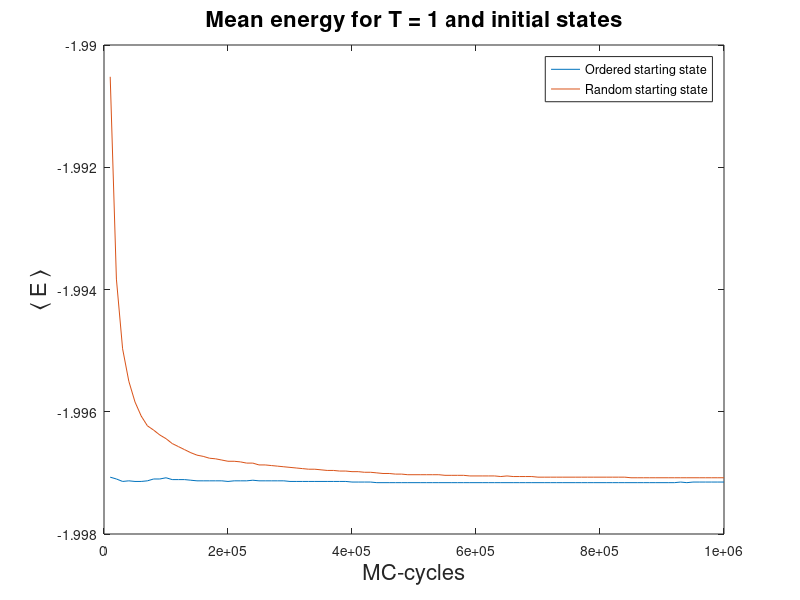
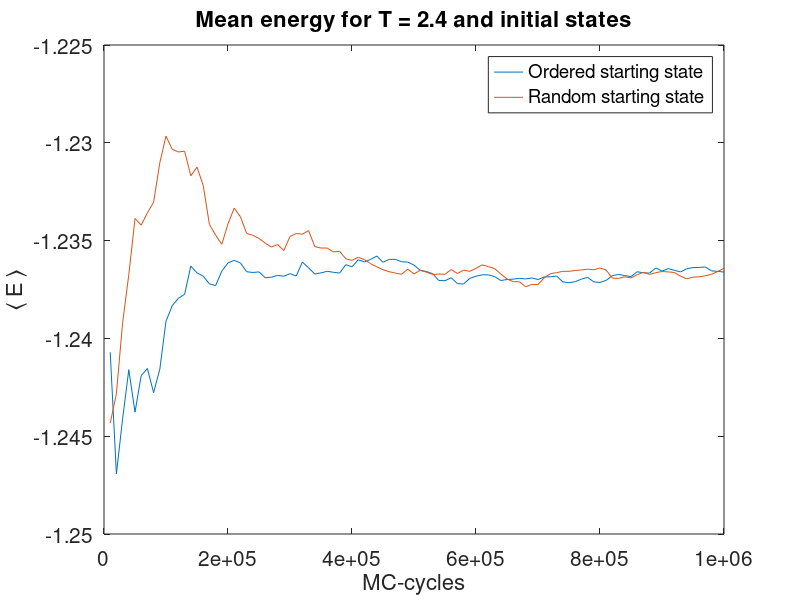
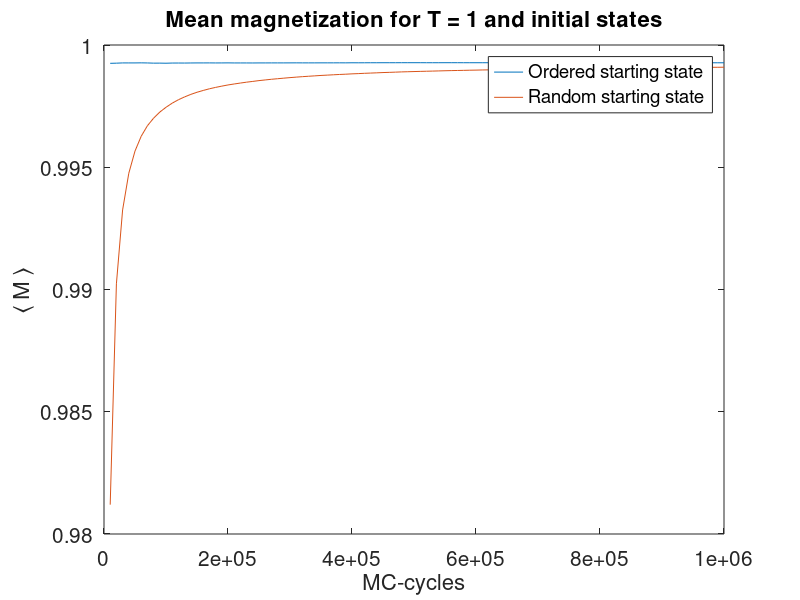
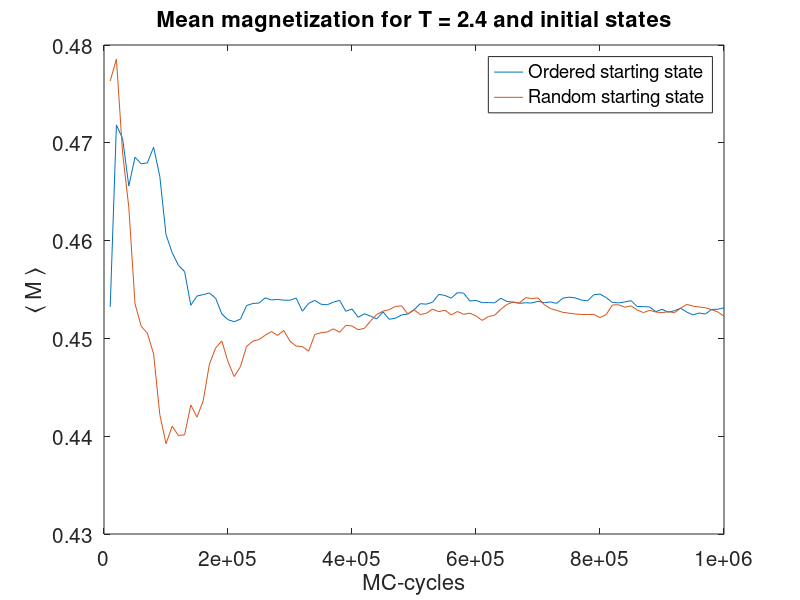

The MATLAB source for these figures, in order:
MC = [10000, 20000, 30000, 40000, 50000, 60000, 70000, 80000, 90000, 100000, 110000, 120000, 130000, 140000, 150000, 160000, 170000, 180000, 190000, 200000, 210000, 220000, 230000, 240000, 250000, 260000, 270000, 280000, 290000, 300000, 310000, 320000, 330000, 340000, 350000, 360000, 370000, 380000, 390000, 400000, 410000, 420000, 430000, 440000, 450000, 460000, 470000, 480000, 490000, 500000, 510000, 520000, 530000, 540000, 550000, 560000, 570000, 580000, 590000, 600000, 610000, 620000, 630000, 640000, 650000, 660000, 670000, 680000, 690000, 700000, 710000, 720000, 730000, 740000, 750000, 760000, 770000, 780000, 790000, 800000, 810000, 820000, 830000, 840000, 850000, 860000, 870000, 880000, 890000, 900000, 910000, 920000, 930000, 940000, 950000, 960000, 970000, 980000, 990000, 1e+06, ]; 
% o = ordered, r = ordered

e_var_T1_o = [0.0238524, 0.0240958, 0.0236878, 0.0235833, 0.0236774, 0.0236452, 0.0237402, 0.0239932, 0.0239439, 0.0241561, 0.0239222, 0.0238662, 0.0238418, 0.023745, 0.023702, 0.023764, 0.023731, 0.0237514, 0.0237292, 0.02367, 0.0237907, 0.0238158, 0.0238486, 0.023871, 0.0238016, 0.0238175, 0.0238016, 0.0238068, 0.023776, 0.0237474, 0.0237305, 0.0237281, 0.0237426, 0.0237221, 0.0236724, 0.0236843, 0.0236804, 0.0236533, 0.0236759, 0.0236008, 0.0236157, 0.0235921, 0.0235724, 0.023552, 0.0235081, 0.023519, 0.0235045, 0.0234663, 0.0234716, 0.0234868, 0.0234993, 0.0235539, 0.0235375, 0.0235333, 0.0235072, 0.0234917, 0.0234747, 0.0235041, 0.0235049, 0.0235132, 0.0235061, 0.023501, 0.023484, 0.0234797, 0.0234779, 0.0234617, 0.0234615, 0.0234471, 0.0234538, 0.0234451, 0.0234521, 0.0234522, 0.023446, 0.0234618, 0.0234634, 0.0234711, 0.0234582, 0.0234704, 0.0234809, 0.0234742, 0.023463, 0.0234777, 0.0234845, 0.0235025, 0.0234892, 0.0234819, 0.0234916, 0.0234927, 0.0235068, 0.0234979, 0.0234931, 0.0234995, 0.023518, 0.0235132, 0.0235152, 0.0235224, 0.0235314, 0.0235449, 0.0235475, 0.023537, ];
e_var_T1_r = [0.81232, 0.422723, 0.290245, 0.224004, 0.184086, 0.157307, 0.138244, 0.124287, 0.113229, 0.104497, 0.0970852, 0.09088, 0.0856508, 0.0811319, 0.077285, 0.0740337, 0.0710432, 0.0684338, 0.0661314, 0.0640046, 0.0622141, 0.0604973, 0.0588951, 0.0574532, 0.0560424, 0.0548202, 0.0536534, 0.0526049, 0.0516036, 0.050628, 0.0497452, 0.0489293, 0.0481647, 0.0474185, 0.0466972, 0.046085, 0.0454973, 0.0449195, 0.0444154, 0.0438281, 0.0433513, 0.0428434, 0.0424052, 0.0419202, 0.0414546, 0.0410672, 0.0406689, 0.0402575, 0.0399217, 0.0395923, 0.039296, 0.0390314, 0.0387349, 0.0384383, 0.0381431, 0.0378673, 0.037611, 0.0373867, 0.0371434, 0.0369304, 0.0367048, 0.0364904, 0.0362619, 0.036061, 0.0358754, 0.0356777, 0.0354863, 0.0353, 0.0351397, 0.0349678, 0.0348161, 0.0346562, 0.0345019, 0.0343763, 0.0342395, 0.0341055, 0.033956, 0.0338393, 0.0337152, 0.0335777, 0.0334441, 0.0333394, 0.0332214, 0.0331281, 0.0330003, 0.0328798, 0.0327832, 0.0326792, 0.0325829, 0.0324717, 0.0323606, 0.0322777, 0.0321996, 0.0320973, 0.0320134, 0.0319318, 0.0318548, 0.0317833, 0.0317034, 0.0316095, ];
e_var_T24_o = [1.442, 1.47103, 1.45396, 1.44603, 1.4596, 1.44924, 1.44653, 1.45447, 1.44518, 1.43923, 1.43236, 1.43238, 1.43215, 1.42652, 1.42845, 1.42658, 1.43034, 1.43133, 1.42767, 1.42853, 1.42218, 1.42048, 1.41971, 1.42311, 1.41838, 1.41706, 1.41358, 1.41237, 1.4132, 1.41124, 1.41261, 1.40888, 1.40749, 1.41102, 1.40941, 1.40889, 1.40516, 1.4062, 1.40658, 1.40876, 1.40696, 1.40674, 1.4071, 1.40544, 1.40506, 1.40415, 1.40193, 1.40337, 1.40243, 1.40138, 1.40135, 1.40181, 1.4015, 1.40233, 1.40261, 1.40229, 1.40241, 1.40263, 1.40415, 1.40429, 1.40538, 1.40524, 1.40676, 1.40634, 1.40742, 1.40775, 1.40659, 1.40574, 1.40538, 1.40539, 1.4054, 1.40615, 1.40583, 1.4058, 1.40537, 1.40588, 1.40667, 1.40712, 1.40739, 1.4076, 1.4081, 1.40727, 1.4067, 1.40712, 1.40867, 1.40685, 1.40798, 1.40863, 1.40767, 1.40947, 1.40936, 1.40864, 1.40903, 1.40848, 1.40797, 1.40697, 1.4063, 1.40697, 1.40637, 1.40596, ];
e_var_T24_r = [1.42581, 1.4125, 1.39295, 1.38049, 1.36607, 1.39074, 1.38125, 1.37897, 1.37672, 1.37584, 1.3798, 1.37832, 1.36976, 1.37889, 1.37546, 1.38644, 1.39819, 1.39429, 1.39746, 1.39216, 1.39133, 1.39835, 1.40014, 1.39882, 1.39862, 1.39898, 1.39661, 1.39564, 1.3985, 1.39787, 1.39977, 1.40115, 1.4026, 1.40531, 1.40633, 1.40652, 1.40936, 1.41019, 1.41244, 1.41408, 1.41206, 1.41217, 1.4112, 1.41205, 1.41446, 1.4154, 1.41451, 1.41468, 1.41523, 1.4161, 1.41513, 1.41508, 1.41425, 1.41526, 1.41318, 1.41138, 1.4113, 1.41005, 1.41009, 1.40994, 1.40844, 1.40733, 1.40627, 1.40704, 1.40776, 1.40789, 1.40787, 1.4081, 1.40885, 1.40786, 1.40619, 1.40434, 1.4049, 1.40382, 1.40335, 1.40345, 1.40351, 1.40353, 1.40291, 1.40365, 1.4027, 1.40405, 1.4046, 1.40425, 1.40501, 1.40445, 1.40518, 1.40591, 1.40583, 1.40485, 1.40429, 1.40488, 1.40499, 1.40449, 1.40442, 1.40467, 1.40418, 1.40428, 1.40342, 1.40299, ];

m_var_T1_o =[0.0016096, 0.00164483, 0.00162042, 0.00160294, 0.00160894, 0.00159621, 0.00160162, 0.001615, 0.00161612, 0.0016308, 0.00161133, 0.00160538, 0.00161066, 0.00160265, 0.00159849, 0.00160332, 0.00160078, 0.00160335, 0.00160131, 0.00159806, 0.00160875, 0.00160878, 0.00161006, 0.00161116, 0.00160594, 0.0016077, 0.00160624, 0.00160662, 0.00160389, 0.00160111, 0.00160116, 0.00160274, 0.00160325, 0.00160066, 0.00159652, 0.0015968, 0.00159644, 0.0015939, 0.00159605, 0.00159054, 0.00159184, 0.00158936, 0.00158862, 0.0015875, 0.00158436, 0.00158588, 0.00158558, 0.00158264, 0.00158315, 0.00158483, 0.00158626, 0.00158976, 0.00158823, 0.00158847, 0.00158677, 0.00158523, 0.00158379, 0.00158537, 0.00158516, 0.00158569, 0.00158516, 0.00158446, 0.00158298, 0.00158233, 0.00158218, 0.00158116, 0.00158103, 0.0015792, 0.00157973, 0.00157886, 0.00157978, 0.00157954, 0.00157866, 0.00157933, 0.0015791, 0.00157951, 0.00157892, 0.00157972, 0.00158054, 0.0015802, 0.00157953, 0.00158054, 0.00158136, 0.00158264, 0.00158151, 0.00158073, 0.00158084, 0.00158066, 0.00158197, 0.00158093, 0.00158058, 0.00158054, 0.00158186, 0.00158136, 0.00158258, 0.00158289, 0.00158353, 0.00158463, 0.00158506, 0.001584, ];
m_var_T1_r =[5.3878, 2.72738, 1.82607, 1.37266, 1.09975, 0.917447, 0.787051, 0.689161, 0.612969, 0.551985, 0.502057, 0.460429, 0.425198, 0.394989, 0.368803, 0.345894, 0.325668, 0.307689, 0.291602, 0.27712, 0.264023, 0.252107, 0.241226, 0.231252, 0.222072, 0.213601, 0.205755, 0.19847, 0.191687, 0.185352, 0.179429, 0.173877, 0.168659, 0.163746, 0.159113, 0.154742, 0.150607, 0.146687, 0.142972, 0.139435, 0.136076, 0.132873, 0.129822, 0.126906, 0.124119, 0.121457, 0.118906, 0.116459, 0.114116, 0.111867, 0.109707, 0.107631, 0.10563, 0.103704, 0.101846, 0.100056, 0.0983289, 0.0966621, 0.0950504, 0.0934943, 0.0919876, 0.0905299, 0.089117, 0.0877493, 0.0864245, 0.0851388, 0.0838914, 0.0826804, 0.0815061, 0.0803642, 0.079256, 0.0781772, 0.0771278, 0.0761082, 0.0751152, 0.0741482, 0.0732055, 0.0722889, 0.0713948, 0.0705219, 0.0696704, 0.0688411, 0.0680311, 0.0672418, 0.0664684, 0.0657132, 0.0649767, 0.0642564, 0.0635532, 0.0628639, 0.0621898, 0.0615314, 0.0608879, 0.0602562, 0.0596397, 0.0590356, 0.0584442, 0.0578651, 0.0572971, 0.0567391, ];
m_var_T24_r = [8.27689, 8.44577, 8.48189, 8.5062, 8.72247, 8.92253, 8.78882, 8.8087, 8.94664, 8.95368, 8.92858, 8.93824, 8.91135, 8.89828, 8.8941, 8.94219, 8.95075, 8.92119, 8.93097, 8.90185, 8.8959, 8.92977, 8.90068, 8.8809, 8.89372, 8.90555, 8.88334, 8.8932, 8.90815, 8.90513, 8.91445, 8.9294, 8.94112, 8.93408, 8.93637, 8.9295, 8.93945, 8.94946, 8.95459, 8.96189, 8.94994, 8.94928, 8.93109, 8.91869, 8.93114, 8.93274, 8.9182, 8.92236, 8.94578, 8.93744, 8.94332, 8.94307, 8.92653, 8.9408, 8.92398, 8.92014, 8.9178, 8.91149, 8.91204, 8.91287, 8.91217, 8.89393, 8.8893, 8.88308, 8.88359, 8.88245, 8.89094, 8.88585, 8.88273, 8.87726, 8.87506, 8.86817, 8.87486, 8.8731, 8.87335, 8.87123, 8.87264, 8.86571, 8.8634, 8.8747, 8.86373, 8.85417, 8.85423, 8.85791, 8.86268, 8.87072, 8.87632, 8.87757, 8.88, 8.8707, 8.86383, 8.87091, 8.86163, 8.85509, 8.85924, 8.86486, 8.86264, 8.86738, 8.86821, 8.87492, ];
m_var_T24_o = [9.11283, 8.86668, 8.76901, 8.84448, 8.87365, 8.70122, 8.60944, 8.71821, 8.70499, 8.77307, 8.7591, 8.81622, 8.81985, 8.82932, 8.80423, 8.82186, 8.85134, 8.87515, 8.87631, 8.87174, 8.83687, 8.82097, 8.80564, 8.80337, 8.78999, 8.79066, 8.80402, 8.79843, 8.80515, 8.7991, 8.80202, 8.79875, 8.78463, 8.8029, 8.82733, 8.81606, 8.79522, 8.7983, 8.82254, 8.82205, 8.83224, 8.81415, 8.81776, 8.8088, 8.79509, 8.82004, 8.80458, 8.80825, 8.79982, 8.77851, 8.76934, 8.77941, 8.78374, 8.78305, 8.79093, 8.78477, 8.78704, 8.78985, 8.81402, 8.80144, 8.81319, 8.80814, 8.82248, 8.80564, 8.82233, 8.82793, 8.82941, 8.82206, 8.81607, 8.81451, 8.80767, 8.80481, 8.81066, 8.80497, 8.79427, 8.79272, 8.79633, 8.79308, 8.78862, 8.79057, 8.80041, 8.80379, 8.80442, 8.80507, 8.80804, 8.80387, 8.81326, 8.82316, 8.82355, 8.82888, 8.8273, 8.82696, 8.82631, 8.83052, 8.83803, 8.82635, 8.82817, 8.82426, 8.8234, 8.82415, ];

mean_mag_T1_o = [0.999251, 0.999257, 0.999267, 0.999267, 0.999267, 0.99927, 0.999266, 0.999258, 0.999259, 0.999255, 0.999262, 0.999263, 0.999262, 0.999265, 0.999267, 0.999267, 0.999268, 0.999266, 0.999267, 0.999269, 0.999266, 0.999266, 0.999266, 0.999265, 0.999267, 0.999267, 0.999268, 0.999268, 0.999268, 0.999269, 0.99927, 0.999269, 0.999269, 0.999269, 0.99927, 0.99927, 0.99927, 0.999271, 0.99927, 0.999273, 0.999272, 0.999273, 0.999274, 0.999274, 0.999275, 0.999275, 0.999275, 0.999276, 0.999276, 0.999276, 0.999276, 0.999275, 0.999275, 0.999275, 0.999276, 0.999276, 0.999276, 0.999275, 0.999275, 0.999275, 0.999275, 0.999275, 0.999276, 0.999275, 0.999275, 0.999276, 0.999276, 0.999276, 0.999276, 0.999276, 0.999276, 0.999276, 0.999276, 0.999275, 0.999275, 0.999275, 0.999275, 0.999275, 0.999275, 0.999275, 0.999275, 0.999275, 0.999275, 0.999274, 0.999275, 0.999275, 0.999275, 0.999275, 0.999274, 0.999275, 0.999275, 0.999275, 0.999274, 0.999274, 0.999274, 0.999274, 0.999273, 0.999273, 0.999273, 0.999273, ];
mean_mag_T1_r = [0.9812, 0.990232, 0.993253, 0.994756, 0.995662, 0.996268, 0.996697, 0.997008, 0.997257, 0.997452, 0.997621, 0.997761, 0.997877, 0.99798, 0.998067, 0.998141, 0.998209, 0.998266, 0.998318, 0.998366, 0.998406, 0.998444, 0.99848, 0.998511, 0.998544, 0.998571, 0.998598, 0.998621, 0.998644, 0.998666, 0.998686, 0.998705, 0.998722, 0.998738, 0.998755, 0.998768, 0.998782, 0.998795, 0.998806, 0.99882, 0.99883, 0.998842, 0.998852, 0.998862, 0.998873, 0.998881, 0.99889, 0.9989, 0.998907, 0.998914, 0.998921, 0.998927, 0.998933, 0.99894, 0.998947, 0.998953, 0.998958, 0.998963, 0.998969, 0.998973, 0.998979, 0.998983, 0.998988, 0.998993, 0.998997, 0.999001, 0.999005, 0.99901, 0.999013, 0.999017, 0.999021, 0.999024, 0.999028, 0.99903, 0.999033, 0.999036, 0.99904, 0.999042, 0.999045, 0.999048, 0.999051, 0.999053, 0.999056, 0.999058, 0.999061, 0.999064, 0.999066, 0.999068, 0.999071, 0.999073, 0.999076, 0.999078, 0.999079, 0.999081, 0.999083, 0.999085, 0.999086, 0.999088, 0.999089, 0.999092, ];
mean_mag_T24_o = [0.453221, 0.471828, 0.470436, 0.465579, 0.468526, 0.467854, 0.467947, 0.469556, 0.466567, 0.46061, 0.458755, 0.457486, 0.456825, 0.45339, 0.454333, 0.454479, 0.454644, 0.454114, 0.452503, 0.451913, 0.451707, 0.451966, 0.453358, 0.453571, 0.453614, 0.454144, 0.453939, 0.453985, 0.453908, 0.453902, 0.454124, 0.452775, 0.453582, 0.453887, 0.453493, 0.45344, 0.453706, 0.453895, 0.452773, 0.453009, 0.452157, 0.452517, 0.452274, 0.451994, 0.452714, 0.451957, 0.452066, 0.452401, 0.452491, 0.452922, 0.453548, 0.453501, 0.453704, 0.454504, 0.454393, 0.454116, 0.454677, 0.454631, 0.45382, 0.453882, 0.453654, 0.453662, 0.453637, 0.454101, 0.453782, 0.453706, 0.453589, 0.453642, 0.45362, 0.453792, 0.453656, 0.453733, 0.453582, 0.454113, 0.454219, 0.454145, 0.453918, 0.453852, 0.454471, 0.454535, 0.45417, 0.453676, 0.453638, 0.453729, 0.453861, 0.45326, 0.453253, 0.453216, 0.452731, 0.452974, 0.45268, 0.452829, 0.453084, 0.452687, 0.452404, 0.452598, 0.45249, 0.452962, 0.452982, 0.453122, ];
mean_mag_T24_r = [0.476323, 0.47856, 0.468945, 0.463424, 0.453552, 0.451239, 0.45053, 0.448409, 0.442211, 0.439235, 0.441023, 0.44007, 0.440142, 0.443197, 0.441945, 0.443624, 0.44736, 0.449017, 0.449742, 0.447603, 0.446096, 0.447109, 0.449182, 0.449719, 0.449886, 0.450322, 0.450704, 0.450308, 0.450813, 0.449706, 0.449213, 0.449164, 0.448693, 0.450397, 0.450589, 0.450658, 0.45098, 0.450629, 0.45133, 0.451279, 0.450881, 0.451034, 0.451783, 0.452457, 0.452787, 0.452945, 0.45327, 0.453331, 0.452488, 0.452931, 0.452439, 0.452571, 0.452994, 0.452736, 0.452891, 0.452398, 0.452751, 0.452468, 0.452578, 0.452301, 0.451841, 0.452233, 0.452371, 0.452977, 0.453473, 0.45372, 0.453623, 0.454161, 0.45408, 0.454141, 0.453459, 0.453047, 0.452863, 0.452664, 0.452584, 0.452494, 0.45245, 0.452438, 0.452451, 0.452131, 0.452431, 0.453417, 0.453438, 0.453189, 0.453332, 0.452904, 0.452639, 0.452873, 0.452702, 0.452628, 0.452741, 0.452632, 0.45309, 0.453477, 0.4533, 0.45321, 0.453139, 0.45293, 0.452705, 0.452268, ];

accepted_states_T1_o = [0.3006, 0.1458, 0.0932, 0.07235, 0.05916, 0.0479667, 0.0421143, 0.03805, 0.0318667, 0.03002, 0.0260182, 0.0239, 0.0217385, 0.0197571, 0.0191667, 0.0178625, 0.0166294, 0.0171556, 0.0147474, 0.01451, 0.0146476, 0.0134818, 0.0128217, 0.0126875, 0.010872, 0.0112692, 0.0107704, 0.0102036, 0.00994483, 0.00920333, 0.00929355, 0.00928437, 0.00859091, 0.00836765, 0.00802286, 0.00832222, 0.00761622, 0.00745789, 0.00755897, 0.00645, 0.0072, 0.00657619, 0.00686512, 0.00630455, 0.00592889, 0.00623043, 0.006, 0.00585833, 0.00580816, 0.005672, 0.00566667, 0.00577692, 0.00544151, 0.00533704, 0.00547273, 0.00525, 0.00506842, 0.00507759, 0.00494576, 0.00493, 0.00467541, 0.00468065, 0.00450794, 0.004625, 0.00454769, 0.00441061, 0.0043791, 0.00411324, 0.00426087, 0.00399143, 0.00419718, 0.00394722, 0.00376438, 0.00407703, 0.00394533, 0.00398158, 0.00368831, 0.00385128, 0.00373671, 0.00352, 0.00359136, 0.00356829, 0.00345663, 0.00341667, 0.00336353, 0.00326628, 0.00333103, 0.00350455, 0.00321573, 0.00323111, 0.00308352, 0.00320435, 0.0031828, 0.00294043, 0.00320421, 0.00311875, 0.00309897, 0.00310816, 0.00294343, 0.002796, ];
accepted_states_T1_r = [0.8071, 0.14575, 0.0933, 0.07235, 0.05916, 0.0479667, 0.0420857, 0.03805, 0.0318667, 0.03002, 0.0260364, 0.0238833, 0.0217538, 0.0197571, 0.01916, 0.0178625, 0.0166235, 0.0171667, 0.0147368, 0.01451, 0.0146571, 0.0134773, 0.0128217, 0.0126917, 0.010872, 0.0112692, 0.010763, 0.0102071, 0.00994483, 0.00920667, 0.00929032, 0.009275, 0.0086, 0.00837059, 0.00802286, 0.00831389, 0.00762162, 0.00746053, 0.00755897, 0.00644, 0.00720488, 0.00657619, 0.00686512, 0.00630455, 0.00593333, 0.00623043, 0.006, 0.00585833, 0.00580816, 0.005672, 0.00566667, 0.00577692, 0.00544151, 0.00533704, 0.00546909, 0.00525, 0.00506667, 0.00508103, 0.00494407, 0.00493, 0.00467869, 0.00468065, 0.00450794, 0.00461875, 0.00455385, 0.00440909, 0.00437313, 0.00412059, 0.00426087, 0.00398714, 0.0042, 0.00394861, 0.00376301, 0.00407703, 0.00394667, 0.00398158, 0.00368831, 0.00384872, 0.00373924, 0.0035175, 0.00359259, 0.00356341, 0.00346024, 0.00341429, 0.00336706, 0.00326744, 0.00332644, 0.00350455, 0.00322022, 0.00323111, 0.00308132, 0.00320652, 0.00317849, 0.00294362, 0.00320316, 0.00312083, 0.00309897, 0.00310816, 0.00294141, 0.002796, ];
accepted_states_T24_o = [107.255, 52.705, 35.7728, 27.0378, 21.1147, 18.0362, 15.3365, 13.2104, 12.0447, 11.0706, 9.88081, 9.01709, 8.32187, 7.91178, 7.14193, 6.69905, 6.27874, 5.97667, 5.78485, 5.44904, 5.16535, 4.8904, 4.61472, 4.48412, 4.30719, 4.10525, 3.99531, 3.85872, 3.71274, 3.60929, 3.45726, 3.48155, 3.22341, 3.12772, 3.09215, 3.00214, 2.90216, 2.82923, 2.8287, 2.67858, 2.68425, 2.55359, 2.52716, 2.47192, 2.35127, 2.37142, 2.29572, 2.2311, 2.19938, 2.13302, 2.07613, 2.06102, 2.01818, 1.94869, 1.95448, 1.94994, 1.84749, 1.85313, 1.86815, 1.81048, 1.7807, 1.73958, 1.69903, 1.65111, 1.66474, 1.6347, 1.61156, 1.58046, 1.56808, 1.52752, 1.53822, 1.50004, 1.4818, 1.41124, 1.42989, 1.42533, 1.41873, 1.39613, 1.32844, 1.34256, 1.34876, 1.3493, 1.30448, 1.27309, 1.25987, 1.2904, 1.23137, 1.22289, 1.25024, 1.1754, 1.20364, 1.15878, 1.14646, 1.17009, 1.14401, 1.1226, 1.11304, 1.07342, 1.08734, 1.07222, ];
accepted_states_T24_r = [106.565, 53.4981, 36.1794, 27.2032, 21.9885, 17.9795, 15.5224, 13.6173, 12.3426, 11.075, 9.79738, 9.04848, 8.36532, 7.58767, 7.30131, 6.64917, 6.08712, 5.93104, 5.62066, 5.55959, 5.26857, 4.85085, 4.58643, 4.48579, 4.3069, 4.11253, 3.97343, 3.87391, 3.68055, 3.70288, 3.51406, 3.37081, 3.3036, 3.05805, 3.07727, 3.00006, 2.8922, 2.84403, 2.71392, 2.68643, 2.65776, 2.55, 2.48197, 2.42917, 2.3762, 2.33462, 2.28189, 2.23757, 2.23824, 2.12163, 2.13867, 2.06353, 2.01282, 2.00068, 1.96109, 1.95766, 1.86274, 1.88436, 1.81888, 1.81523, 1.79366, 1.72641, 1.69642, 1.64394, 1.61916, 1.61286, 1.6066, 1.54387, 1.57512, 1.5378, 1.56994, 1.52706, 1.48492, 1.46548, 1.43855, 1.42548, 1.40466, 1.38962, 1.35989, 1.36177, 1.31295, 1.2544, 1.29754, 1.29304, 1.25812, 1.27875, 1.25588, 1.2106, 1.22327, 1.20791, 1.17981, 1.16587, 1.13084, 1.12756, 1.14562, 1.12655, 1.11793, 1.11398, 1.10931, 1.1041, ];

probability_T1_o = [ -800, -800, -800, -800, -792, -792, -800, -800, -800, -800, -800, -800, -792, -800, -800, -800, -800, -792, -792, -800, -792, -800, -792, -800, -800, -800, -800, -800, -800, -800, -800, -800, -800, -800, -800, -800, -800, -800, -800, -800, -800, -800, -800, -800, -800, -800, -792, -800, -800, -800, -800, -800, -800, -788, -800, -792, -792, -800, -800, -800, -800, -800, -800, -792, -800, -800, -800, -800, -800, -800, -792, -792, -788, -800, -792, -800, -800, -788, -800, -800, -800, -800, -800, -800, -800, -800, -800, -800, -800, -800, ];
probability_T1_r = [ -800, -800, -800, -800, -800, -800, -800, -800, -800, -800, -800, -792, -800, -800, -800, -800, -800, -800, -800, -800, -800, -800, -800, -800, -800, -792, -792, -800, -800, -800, -800, -800, -800, -800, -800, -800, -800, -800, -800, -800, -800, -800, -800, -800, -800, -800, -800, -792, -800, -800, -800, -800, -800, -800, -800, -800, -800, -800, -800, -792, -792, -800, -792, -800, -800, -800, -800, -800, -800, -800, -800, -800, -800, -800, -800, -800, -800, -800, -800, -800, -800, -800, -800, -792, -800, -800, -800, -800, -800, -800, ];
probability_T24_o = [ -484, -544, -388, -584, -516, -472, -500, -444, -536, -508, -508, -452, -432, -504, -536, -456, -500, -524, -580, -568, -456, -496, -480, -476, -468, -480, -552, -420, -480, -444, -464, -452, -452, -480, -424, -400, -476, -596, -460, -492, -516, -532, -532, -488, -420, -524, -468, -468, -596, -544, -516, -432, -584, -512, -472, -480, -564, -520, -444, -460, -448, -480, -492, -540, -476, -536, -396, -536, -516, -496, -532, -600, -528, -476, -496, -356, -488, -476, -440, -468, -468, -508, -484, -552, -632, -432, -444, -512, -500, -464, ];
probability_T24_r = [ -452, -452, -436, -480, -476, -488, -624, -404, -532, -496, -548, -460, -496, -584, -408, -444, -424, -568, -408, -512, -460, -468, -508, -448, -440, -544, -428, -504, -508, -552, -456, -464, -424, -468, -556, -500, -500, -480, -440, -436, -484, -468, -516, -552, -384, -468, -516, -592, -512, -424, -476, -604, -412, -464, -404, -508, -560, -444, -572, -464, -424, -508, -424, -516, -616, -536, -516, -404, -432, -416, -576, -380, -468, -476, -548, -440, -484, -436, -416, -420, -448, -520, -500, -544, -464, -576, -508, -400, -528, -600, ];

avg_energy_T1_o = [-1.99707, -1.9971, -1.99714, -1.99713, -1.99714, -1.99714, -1.99713, -1.9971, -1.9971, -1.99708, -1.99711, -1.99711, -1.99711, -1.99712, -1.99713, -1.99713, -1.99713, -1.99713, -1.99713, -1.99714, -1.99713, -1.99713, -1.99713, -1.99712, -1.99713, -1.99713, -1.99713, -1.99713, -1.99713, -1.99714, -1.99714, -1.99714, -1.99714, -1.99714, -1.99714, -1.99714, -1.99714, -1.99714, -1.99714, -1.99715, -1.99715, -1.99715, -1.99715, -1.99716, -1.99716, -1.99716, -1.99716, -1.99716, -1.99716, -1.99716, -1.99716, -1.99716, -1.99716, -1.99716, -1.99716, -1.99716, -1.99716, -1.99716, -1.99716, -1.99716, -1.99716, -1.99716, -1.99716, -1.99716, -1.99716, -1.99716, -1.99716, -1.99716, -1.99716, -1.99716, -1.99716, -1.99716, -1.99716, -1.99716, -1.99716, -1.99716, -1.99716, -1.99716, -1.99716, -1.99716, -1.99716, -1.99716, -1.99716, -1.99716, -1.99716, -1.99716, -1.99716, -1.99716, -1.99716, -1.99716, -1.99716, -1.99716, -1.99715, -1.99716, -1.99715, -1.99715, -1.99715, -1.99715, -1.99715, -1.99715, ];
avg_energy_T1_r = [-1.99052, -1.99383, -1.99497, -1.9955, -1.99584, -1.99607, -1.99623, -1.9963, -1.99638, -1.99644, -1.99652, -1.99657, -1.99662, -1.99667, -1.99671, -1.99673, -1.99676, -1.99677, -1.99679, -1.99681, -1.99681, -1.99682, -1.99684, -1.99684, -1.99687, -1.99687, -1.99688, -1.99689, -1.9969, -1.99691, -1.99692, -1.99693, -1.99694, -1.99694, -1.99695, -1.99696, -1.99696, -1.99697, -1.99697, -1.99698, -1.99698, -1.99699, -1.99699, -1.997, -1.99701, -1.99701, -1.99702, -1.99702, -1.99703, -1.99703, -1.99703, -1.99703, -1.99703, -1.99703, -1.99704, -1.99704, -1.99704, -1.99704, -1.99705, -1.99705, -1.99705, -1.99705, -1.99705, -1.99706, -1.99705, -1.99706, -1.99706, -1.99706, -1.99706, -1.99707, -1.99707, -1.99707, -1.99707, -1.99707, -1.99707, -1.99707, -1.99707, -1.99707, -1.99707, -1.99707, -1.99707, -1.99707, -1.99707, -1.99707, -1.99708, -1.99708, -1.99708, -1.99708, -1.99708, -1.99708, -1.99708, -1.99708, -1.99708, -1.99708, -1.99708, -1.99708, -1.99708, -1.99708, -1.99708, -1.99708, ];
avg_energy_T24_o = [-1.24071, -1.24693, -1.24411, -1.2416, -1.24377, -1.2419, -1.24154, -1.24277, -1.24158, -1.23912, -1.23833, -1.23795, -1.23775, -1.2363, -1.23665, -1.23682, -1.23721, -1.2373, -1.23656, -1.23614, -1.23601, -1.23614, -1.23659, -1.23663, -1.2366, -1.2369, -1.23687, -1.23678, -1.23682, -1.23669, -1.23681, -1.2361, -1.23639, -1.23671, -1.23665, -1.23657, -1.23662, -1.23666, -1.23623, -1.23634, -1.23598, -1.23609, -1.23596, -1.23579, -1.23611, -1.23596, -1.23596, -1.23608, -1.2361, -1.23625, -1.23652, -1.23658, -1.23669, -1.23704, -1.23705, -1.2369, -1.2372, -1.23722, -1.23693, -1.23682, -1.23675, -1.23675, -1.23684, -1.23704, -1.23699, -1.23697, -1.23693, -1.23696, -1.23691, -1.23699, -1.23686, -1.23685, -1.23681, -1.23711, -1.23715, -1.2371, -1.23697, -1.23688, -1.23711, -1.23714, -1.23703, -1.23679, -1.23673, -1.23679, -1.23684, -1.23659, -1.23665, -1.23666, -1.2364, -1.23656, -1.23643, -1.23652, -1.2366, -1.23644, -1.23638, -1.23637, -1.23635, -1.23655, -1.23657, -1.23661, ];
avg_energy_T24_r = [-1.24434, -1.24283, -1.2392, -1.23674, -1.23387, -1.23421, -1.23358, -1.23304, -1.23102, -1.22966, -1.23033, -1.23047, -1.23043, -1.23169, -1.23124, -1.23218, -1.23417, -1.23472, -1.23519, -1.23414, -1.23334, -1.23378, -1.23463, -1.23473, -1.23489, -1.23513, -1.23533, -1.2352, -1.23551, -1.23479, -1.23464, -1.23467, -1.23449, -1.23531, -1.23538, -1.23538, -1.23558, -1.23555, -1.23593, -1.23601, -1.23585, -1.23597, -1.23618, -1.23634, -1.23649, -1.23659, -1.23666, -1.23672, -1.23646, -1.2367, -1.23652, -1.23661, -1.23673, -1.23671, -1.23672, -1.23648, -1.23668, -1.23651, -1.23657, -1.23642, -1.23624, -1.23633, -1.23643, -1.23671, -1.23696, -1.2371, -1.2371, -1.23736, -1.23724, -1.23725, -1.2369, -1.23669, -1.23664, -1.23657, -1.23657, -1.23653, -1.2365, -1.23646, -1.23649, -1.2364, -1.23651, -1.23692, -1.23693, -1.23685, -1.23691, -1.23674, -1.23662, -1.23673, -1.23664, -1.23658, -1.2366, -1.23663, -1.23682, -1.23695, -1.23687, -1.23685, -1.2368, -1.23672, -1.23658, -1.23641, ];

% Plotting mean energy
figure(1)
plot(MC, avg_energy_T1_o, MC, avg_energy_T1_r)
title('Mean energy for T = 1 and initial states','FontSize',16)
legend('Ordered starting state','Random starting state')
xlabel('MC-cycles','FontSize',16)
ylabel('\langle E \rangle','FontSize',16)
set(0,'DefaultAxesFontSize',15)

figure(2)
plot(MC, avg_energy_T24_o, MC, avg_energy_T24_r)
legend('Ordered starting state','Random starting state')
title('Mean energy for T = 2.4 and initial states','FontSize',16)
xlabel('MC-cycles','FontSize',16)
ylabel('\langle E \rangle','FontSize',16)


% Plotting mean magnetization
figure(3)
plot(MC, mean_mag_T1_o, MC, mean_mag_T1_r)
title('Mean magnetization for T = 1 and initial states','FontSize',16)
legend('Ordered starting state','Random starting state')
xlabel('MC-cycles','FontSize',16)
ylabel('\langle M \rangle','FontSize',16)

figure(4)
plot(MC, mean_mag_T24_o, MC, mean_mag_T24_r)
title('Mean magnetization for T = 2.4 and initial states','FontSize',16)
legend('Ordered starting state','Random starting state')
xlabel('MC-cycles','FontSize',16)
ylabel('\langle M \rangle','FontSize',16)


% Plotting accepted states
figure(5)
plot(MC, accepted_states_T1_o, MC, accepted_states_T1_r)
legend('Ordered starting state','Random starting state')
title('No. of accepted states for T = 1 and initial states','FontSize',16)
xlabel('MC-cycles','FontSize',16)
ylabel('\langle E \rangle','FontSize',16)

figure(6)
plot(MC, accepted_states_T24_o, MC, accepted_states_T24_r)
legend('Ordered starting state','Random starting state')
title('No. of accepted states for T = 2.4 and initial states','FontSize',16)
xlabel('MC-cycles','FontSize',16)
ylabel('\langle E \rangle','FontSize',16)

